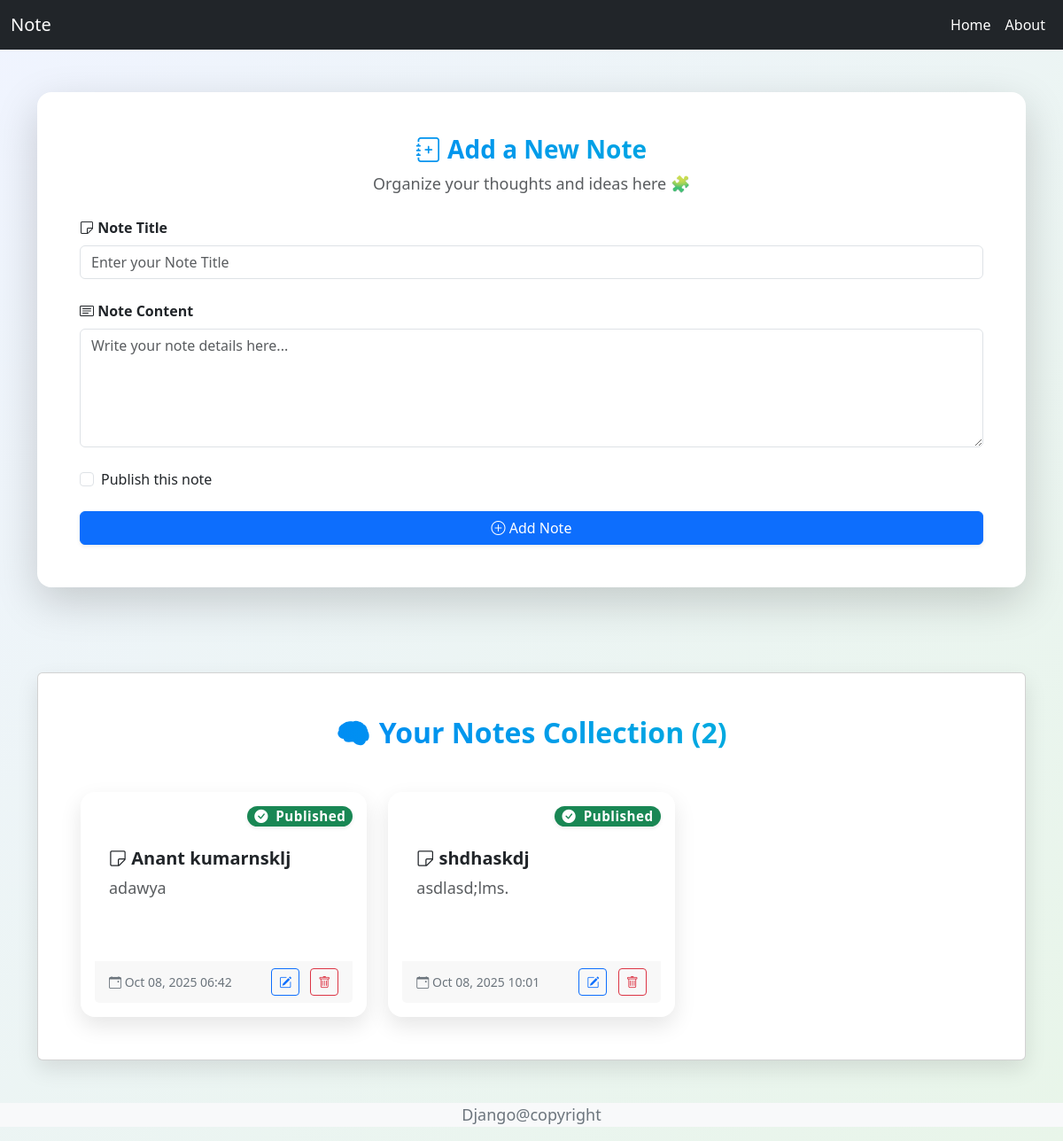
Before: / with the older database file.
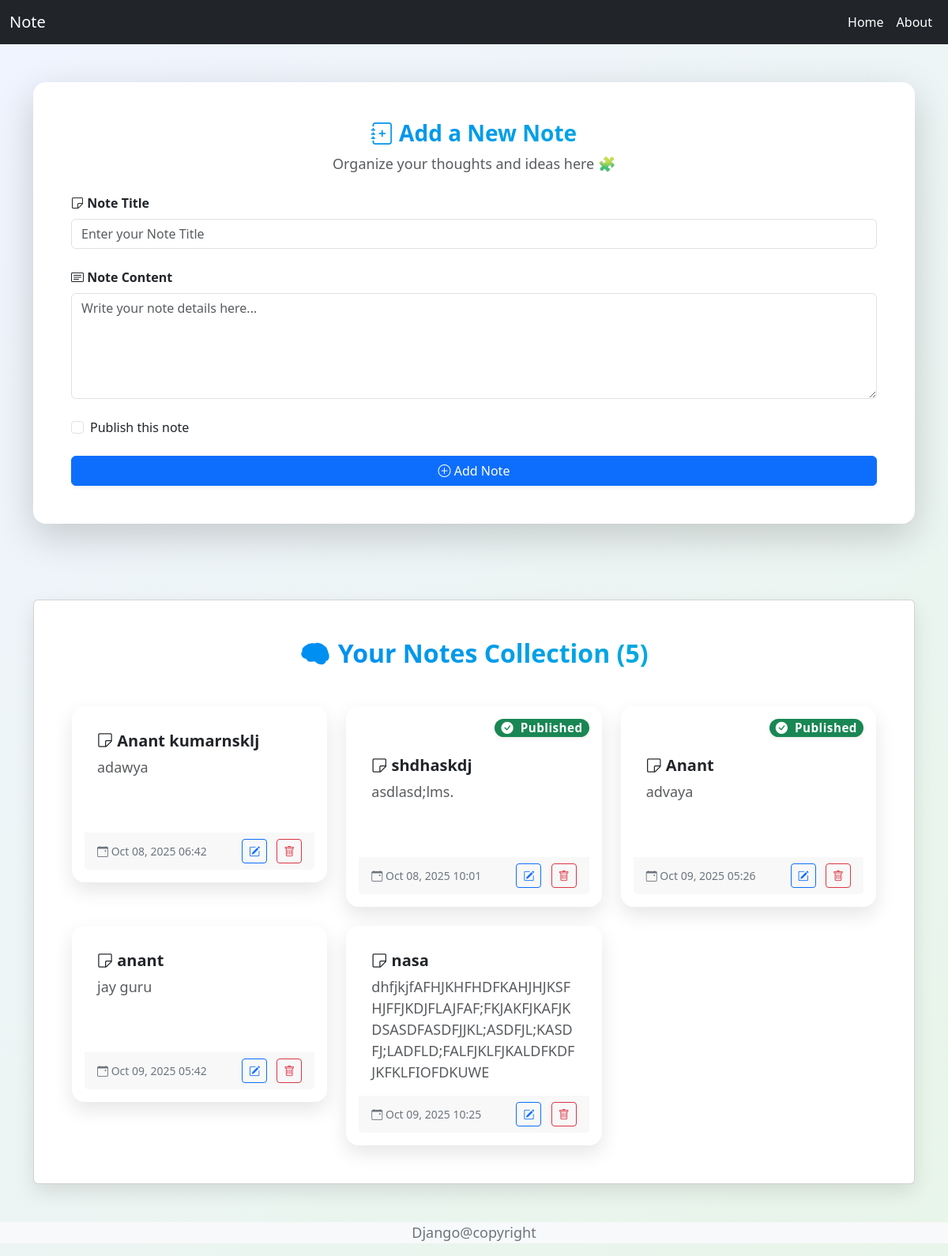
After: the same page with the newer database file.
### app/models.py (models this page shows)
class Note (models.Model):
    title = models.CharField(max_length=200)
    description = models.TextField()
    created_at = models.DateTimeField(auto_now_add=True)
    is_published = models.BooleanField(default=True)

### app/views.py (the view)
# urls.py: path('', home_view, name='home'),
def home_view(request):
    notes = Note.objects.all()
    return render(request, 'index.html', context ={
        "notes":notes
    })

### app/templates/index.html (shortened to what this page needs)
{% extends 'base.html' %} {% block title %} {{ block.super }} - Home page {% endblock title %} {% block content %}
<div class="container py-5">
  <div class="card card-glass mx-auto p-5 shadow-lg border-0 rounded-4">
    <form action="{% url 'save_data' %}" method="POST">
      <div class="text-center mb-4">
        <h3 class="fw-bold text-gradient">
          <i class="bi bi-journal-plus"></i> Add a New Note
        </h3>
        <p class="text-muted mb-0">Organize your thoughts and ideas here 🧩</p>
      </div>
      <div class="mb-4">
        <label for="title" class="form-label fw-semibold">
          <i class="bi bi-sticky"></i>
          Note Title
        </label>
        <input
          type="text"
          id="title"
          name="Title"
          class="form-control"
          placeholder="Enter your Note Title"
          required
        />
      </div>
      <div class="mb-4">
        <label for="content" class="form-label fw-semibold">
          <i class="bi bi-card-text"></i> Note Content
        </label>
        <textarea
          id="content"
          name="Description"
          class="form-control"
          rows="5"
          placeholder="Write your note details here..."
          required
        ></textarea>
      </div>
      <div class="form-check mb-3">
        <input
          class="form-check-input"
          type="checkbox"
          value="on"
          id="is_published"
          name="is_published"
        />
        <label class="form-check-label" for="is_published">
          Publish this note
        </label>
      </div>
      <div class="text-center mt-4">
        <button
          type="submit"
          style="width: 100%"
          class="btn btn-primary btn-rounded shadow-sm px-4"
        >
          <i class="bi bi-plus-circle"></i> Add Note
        </button>
      </div>
    </form>
  </div>
</div>
<div class="container py-5">
  <div class="card card-glass p-5">
    <h2 class="text-center fw-bold mb-5 text-gradient">
      🧠 Your Notes Collection ({{ notes|length }})
    </h2>
    {% if notes %}
    <div class="row g-4">
      {% for note in notes %}
      <div class="col-md-4">
        <div class="card note-card border-0 rounded-4 shadow-md p-3 card-glass">
          <div>
            {% if note.is_published %}
            <div class="d-flex justify-content-end mb-2">
              <span class="badge rounded-pill bg-success shadow-sm px-2 py-1" style="font-size: 0.95rem; font-weight: 600; letter-spacing: 0.5px;">
              <i class="bi bi-check-circle-fill me-1"></i> Published
              </span>
            </div>
            {% endif %}
          </div>
          <div class="card-body">
            <h5 class="card-title fw-bold text-dark">
              <i class="bi bi-sticky"></i> {{ note.title }}
            </h5>
            <p class="card-text text-muted mt-2" style="min-height: 80px">
              {{ note.description }}
            </p>
            </div>
            <div
            class="card-footer d-flex justify-content-between align-items-center border-0"
          >
            <small class="text-secondary">
              <i class="bi bi-calendar-event"></i>
              {{ note.created_at|date:"M d, Y H:i" }}
            </small>
            <div>
              <a
                href="{% url 'updateview_data' id=note.id %}"
                class="btn btn-outline-primary btn-sm btn-rounded me-2"
              >
                <i class="bi bi-pencil-square"></i>
              </a>
              <a
                href="{% url 'delete_data' id=note.id %}"
                class="btn btn-outline-danger btn-sm btn-rounded"
              >
                <i class="bi bi-trash"></i>
              </a>
            </div>
          </div>
        </div>
      </div>
      {% endfor %}
    </div>
    {% endif %}
  </div>
</div>
{% endblock content %}

Changed rows visible on the page:
changed Note "Anant kumarnsklj": no longer shows "Published"
added Note: is_published True (drawn), title "Anant", description "advaya", created_at "Oct 09, 2025 05:26"
added Note: title "anant", description "jay guru", created_at "Oct 09, 2025 05:42"
added Note: title "nasa", description "dhfjkjfAFHJKHFHDFKAHJHJKSFHJFFJKDJFLAJFAF;FKJAKFJKAFJKDSASDFASDFJJKL;ASDFJL;KASDFJ;LADFLD;FALFJKLFJKALDFKDFJKFKLFIOFDKUWE", created_at "Oct 09, 2025 10:25"
Other visible differences:
{{ notes|length }}: "2" → "5"
